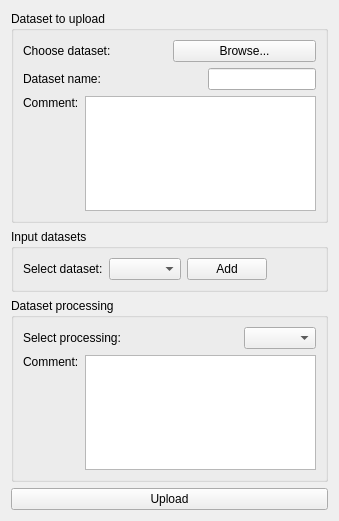
<?xml version="1.0" encoding="UTF-8"?>
<ui version="4.0">
 <class>QtShanoirUpload</class>
 <widget class="QWidget" name="QtShanoirUpload">
  <property name="geometry">
   <rect>
    <x>0</x>
    <y>0</y>
    <width>338</width>
    <height>521</height>
   </rect>
  </property>
  <property name="windowTitle">
   <string>Form</string>
  </property>
  <layout class="QGridLayout" name="gridLayout_4">
   <item row="1" column="0">
    <widget class="QGroupBox" name="groupBox">
     <property name="title">
      <string>Input datasets</string>
     </property>
     <layout class="QGridLayout" name="gridLayout">
      <item row="0" column="0">
       <layout class="QHBoxLayout" name="horizontalLayout">
        <item>
         <widget class="QLabel" name="label">
          <property name="text">
           <string>Select dataset:</string>
          </property>
         </widget>
        </item>
        <item>
         <widget class="QComboBox" name="datasetListComboBox"/>
        </item>
        <item>
         <widget class="QPushButton" name="addDatasetButton">
          <property name="text">
           <string>Add</string>
          </property>
          <property name="icon">
           <iconset resource="../Resources/qtshanoir.qrc">
            <normaloff>:/Images/create.16x16.png</normaloff>:/Images/create.16x16.png</iconset>
          </property>
         </widget>
        </item>
        <item>
         <spacer name="horizontalSpacer">
          <property name="orientation">
           <enum>Qt::Horizontal</enum>
          </property>
          <property name="sizeHint" stdset="0">
           <size>
            <width>40</width>
            <height>20</height>
           </size>
          </property>
         </spacer>
        </item>
       </layout>
      </item>
      <item row="1" column="0">
       <layout class="QVBoxLayout" name="dataToUploadLayout"/>
      </item>
     </layout>
    </widget>
   </item>
   <item row="4" column="0">
    <spacer name="verticalSpacer_2">
     <property name="orientation">
      <enum>Qt::Vertical</enum>
     </property>
     <property name="sizeHint" stdset="0">
      <size>
       <width>317</width>
       <height>36</height>
      </size>
     </property>
    </spacer>
   </item>
   <item row="0" column="0">
    <widget class="QGroupBox" name="groupBox_3">
     <property name="title">
      <string>Dataset to upload</string>
     </property>
     <layout class="QGridLayout" name="gridLayout_3">
      <item row="0" column="0">
       <layout class="QHBoxLayout" name="horizontalLayout_4">
        <item>
         <widget class="QLabel" name="label_4">
          <property name="text">
           <string>Choose dataset:</string>
          </property>
         </widget>
        </item>
        <item>
         <widget class="QPushButton" name="browsePushButton">
          <property name="text">
           <string>Browse...</string>
          </property>
          <property name="icon">
           <iconset resource="../Resources/qtshanoir.qrc">
            <normaloff>:/Images/examination.16x16.png</normaloff>:/Images/examination.16x16.png</iconset>
          </property>
         </widget>
        </item>
       </layout>
      </item>
      <item row="1" column="0">
       <layout class="QHBoxLayout" name="horizontalLayout_5">
        <item>
         <widget class="QLabel" name="label_5">
          <property name="text">
           <string>Dataset name:</string>
          </property>
         </widget>
        </item>
        <item>
         <spacer name="horizontalSpacer_3">
          <property name="orientation">
           <enum>Qt::Horizontal</enum>
          </property>
          <property name="sizeHint" stdset="0">
           <size>
            <width>40</width>
            <height>20</height>
           </size>
          </property>
         </spacer>
        </item>
        <item>
         <widget class="QLineEdit" name="datasetNameLineEdit"/>
        </item>
       </layout>
      </item>
      <item row="2" column="0">
       <layout class="QHBoxLayout" name="horizontalLayout_6">
        <item>
         <layout class="QVBoxLayout" name="verticalLayout_2">
          <item>
           <widget class="QLabel" name="label_6">
            <property name="text">
             <string>Comment:</string>
            </property>
           </widget>
          </item>
          <item>
           <spacer name="verticalSpacer_3">
            <property name="orientation">
             <enum>Qt::Vertical</enum>
            </property>
            <property name="sizeHint" stdset="0">
             <size>
              <width>20</width>
              <height>40</height>
             </size>
            </property>
           </spacer>
          </item>
         </layout>
        </item>
        <item>
         <widget class="QTextEdit" name="datasetCommentTextEdit"/>
        </item>
       </layout>
      </item>
     </layout>
    </widget>
   </item>
   <item row="5" column="0">
    <widget class="QPushButton" name="uploadPushButton">
     <property name="text">
      <string>Upload</string>
     </property>
    </widget>
   </item>
   <item row="6" column="0">
    <spacer name="verticalSpacer_4">
     <property name="orientation">
      <enum>Qt::Vertical</enum>
     </property>
     <property name="sizeHint" stdset="0">
      <size>
       <width>20</width>
       <height>40</height>
      </size>
     </property>
    </spacer>
   </item>
   <item row="2" column="0">
    <widget class="QGroupBox" name="groupBox_2">
     <property name="title">
      <string>Dataset processing</string>
     </property>
     <layout class="QGridLayout" name="gridLayout_2">
      <item row="0" column="0">
       <layout class="QHBoxLayout" name="horizontalLayout_2">
        <item>
         <widget class="QLabel" name="label_2">
          <property name="text">
           <string>Select processing:</string>
          </property>
         </widget>
        </item>
        <item>
         <spacer name="horizontalSpacer_2">
          <property name="orientation">
           <enum>Qt::Horizontal</enum>
          </property>
          <property name="sizeHint" stdset="0">
           <size>
            <width>40</width>
            <height>20</height>
           </size>
          </property>
         </spacer>
        </item>
        <item>
         <widget class="QComboBox" name="processingComboBox"/>
        </item>
       </layout>
      </item>
      <item row="1" column="0">
       <layout class="QHBoxLayout" name="horizontalLayout_3">
        <item>
         <layout class="QVBoxLayout" name="verticalLayout">
          <item>
           <widget class="QLabel" name="label_3">
            <property name="text">
             <string>Comment:</string>
            </property>
           </widget>
          </item>
          <item>
           <spacer name="verticalSpacer">
            <property name="orientation">
             <enum>Qt::Vertical</enum>
            </property>
            <property name="sizeHint" stdset="0">
             <size>
              <width>20</width>
              <height>40</height>
             </size>
            </property>
           </spacer>
          </item>
         </layout>
        </item>
        <item>
         <widget class="QTextEdit" name="processingCommentTextEdit"/>
        </item>
       </layout>
      </item>
     </layout>
    </widget>
   </item>
  </layout>
 </widget>
 <resources>
  <include location="../Resources/qtshanoir.qrc"/>
 </resources>
 <connections/>
</ui>
